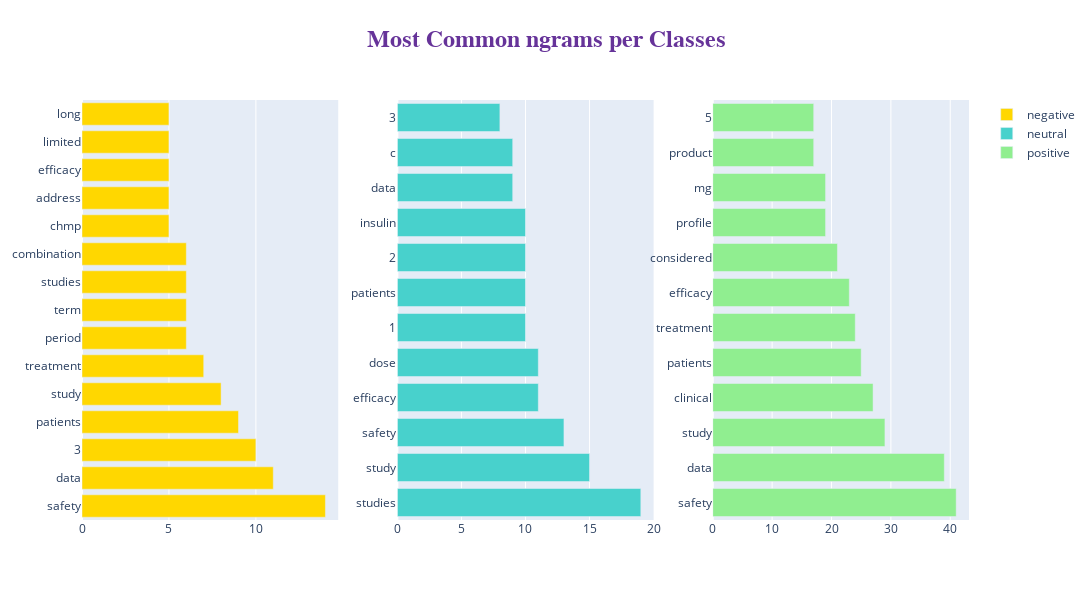

Source (notebook cell):
### Code cell
fig = make_subplots(rows=1, cols=3)
title_ = ["negative", "neutral", "positive"]
colors = ['gold', 'mediumturquoise', 'lightgreen'] # darkorange

for i in range(3):
    texts = df[df["label"] == i]['tokenized_review']

    new = texts.str.split()
    new = new.values.tolist()
    corpus = [word for i in new for word in i]
    counter = Counter(corpus)
    most = counter.most_common()
    x, y = [], []

    for word, count in most[:30]:
        if word not in stopWords_nltk:
            x.append(word)
            y.append(count)

    fig.add_trace(go.Bar(
                x=y,
                y=x,
                orientation='h', type="bar",
        name=title_[i], marker=dict(color=colors[i])), 1, i+1)
    
fig.update_layout(
    autosize=False,
    width=2000,
    height=600,title=dict(
        text='<b>Most Common ngrams per Classes</b>',
        x=0.5,
        y=0.95,
        font=dict(
        family="Courier New, monospace",
        size=24,
        color="RebeccaPurple"
        )
    ),)


fig.show()

### Figure 1 — Plotly figure (JSON) as saved in the notebook; plotly's stock layout.template omitted (floating-point values rounded to 4 significant figures)
{"data": [{"marker": {"color": "gold"}, "name": "negative", "orientation": "h", "type": "bar", "x": [14, 11, 10, 9, 8, 7, 6, 6, 6, 6, 5, 5, 5, 5, 5], "xaxis": "x", "y": ["safety", "data", "3", "patients", "study", "treatment", "period", "term", "studies", "combination", "chmp", "address", "efficacy", "limited", "long"], "yaxis": "y"}, {"marker": {"color": "mediumturquoise"}, "name": "neutral", "orientation": "h", "type": "bar", "x": [19, 15, 13, 11, 11, 10, 10, 10, 10, 9, 9, 8], "xaxis": "x2", "y": ["studies", "study", "safety", "efficacy", "dose", "1", "patients", "2", "insulin", "data", "c", "3"], "yaxis": "y2"}, {"marker": {"color": "lightgreen"}, "name": "positive", "orientation": "h", "type": "bar", "x": [41, 39, 29, 27, 25, 24, 23, 21, 19, 19, 17, 17], "xaxis": "x3", "y": ["safety", "data", "study", "clinical", "patients", "treatment", "efficacy", "considered", "profile", "mg", "product", "5"], "yaxis": "y3"}], "layout": {"autosize": false, "height": 600, "title": {"font": {"color": "RebeccaPurple", "family": "Courier New, monospace", "size": 24}, "text": "<b>Most Common ngrams per Classes</b>", "x": 0.5, "y": 0.95}, "width": 2000, "xaxis": {"anchor": "y", "domain": [0, 0.2889]}, "xaxis2": {"anchor": "y2", "domain": [0.3556, 0.6444]}, "xaxis3": {"anchor": "y3", "domain": [0.7111, 1]}, "yaxis": {"anchor": "x", "domain": [0, 1]}, "yaxis2": {"anchor": "x2", "domain": [0, 1]}, "yaxis3": {"anchor": "x3", "domain": [0, 1]}}}
